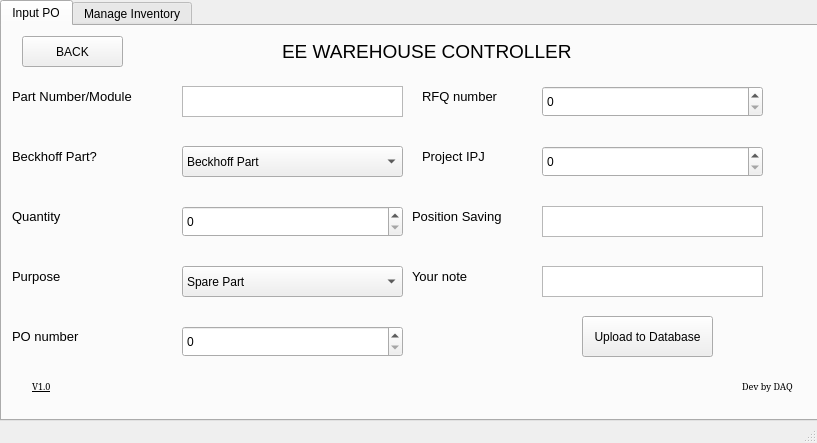
<?xml version="1.0" encoding="UTF-8"?>
<ui version="4.0">
 <class>DLSupporter_Input</class>
 <widget class="QMainWindow" name="DLSupporter_Input">
  <property name="geometry">
   <rect>
    <x>0</x>
    <y>0</y>
    <width>817</width>
    <height>443</height>
   </rect>
  </property>
  <property name="windowTitle">
   <string>DLSupporter_Input</string>
  </property>
  <widget class="QWidget" name="centralwidget">
   <widget class="QTabWidget" name="tabWidget">
    <property name="geometry">
     <rect>
      <x>0</x>
      <y>0</y>
      <width>821</width>
      <height>421</height>
     </rect>
    </property>
    <property name="currentIndex">
     <number>0</number>
    </property>
    <widget class="QWidget" name="InputPO">
     <attribute name="title">
      <string>Input PO</string>
     </attribute>
     <widget class="QLabel" name="Quantity_BH">
      <property name="geometry">
       <rect>
        <x>10</x>
        <y>170</y>
        <width>81</width>
        <height>41</height>
       </rect>
      </property>
      <property name="font">
       <font>
        <pointsize>10</pointsize>
       </font>
      </property>
      <property name="text">
       <string>Quantity</string>
      </property>
     </widget>
     <widget class="QLabel" name="Position_BH">
      <property name="geometry">
       <rect>
        <x>410</x>
        <y>170</y>
        <width>121</width>
        <height>41</height>
       </rect>
      </property>
      <property name="font">
       <font>
        <pointsize>10</pointsize>
       </font>
      </property>
      <property name="text">
       <string>Position Saving</string>
      </property>
     </widget>
     <widget class="QSpinBox" name="PO_Note">
      <property name="geometry">
       <rect>
        <x>180</x>
        <y>300</y>
        <width>221</width>
        <height>31</height>
       </rect>
      </property>
      <property name="maximum">
       <number>999999999</number>
      </property>
     </widget>
     <widget class="QSpinBox" name="IPJ_Note">
      <property name="geometry">
       <rect>
        <x>540</x>
        <y>120</y>
        <width>221</width>
        <height>31</height>
       </rect>
      </property>
      <property name="maximum">
       <number>999999999</number>
      </property>
     </widget>
     <widget class="QPushButton" name="Enter_page2_upload">
      <property name="geometry">
       <rect>
        <x>580</x>
        <y>290</y>
        <width>131</width>
        <height>41</height>
       </rect>
      </property>
      <property name="text">
       <string>Upload to Database</string>
      </property>
     </widget>
     <widget class="QTextEdit" name="Module_TextEdit">
      <property name="geometry">
       <rect>
        <x>180</x>
        <y>60</y>
        <width>221</width>
        <height>31</height>
       </rect>
      </property>
     </widget>
     <widget class="QLabel" name="PO_BH">
      <property name="geometry">
       <rect>
        <x>10</x>
        <y>290</y>
        <width>111</width>
        <height>41</height>
       </rect>
      </property>
      <property name="font">
       <font>
        <pointsize>10</pointsize>
       </font>
      </property>
      <property name="text">
       <string>PO number</string>
      </property>
     </widget>
     <widget class="QLabel" name="RFQ_BH">
      <property name="geometry">
       <rect>
        <x>420</x>
        <y>50</y>
        <width>101</width>
        <height>41</height>
       </rect>
      </property>
      <property name="font">
       <font>
        <pointsize>10</pointsize>
       </font>
      </property>
      <property name="text">
       <string>RFQ number</string>
      </property>
     </widget>
     <widget class="QLabel" name="IPJ_BH">
      <property name="enabled">
       <bool>true</bool>
      </property>
      <property name="geometry">
       <rect>
        <x>420</x>
        <y>110</y>
        <width>91</width>
        <height>41</height>
       </rect>
      </property>
      <property name="font">
       <font>
        <pointsize>10</pointsize>
       </font>
      </property>
      <property name="text">
       <string>Project IPJ</string>
      </property>
     </widget>
     <widget class="QLabel" name="Purpose_BH">
      <property name="geometry">
       <rect>
        <x>10</x>
        <y>230</y>
        <width>81</width>
        <height>41</height>
       </rect>
      </property>
      <property name="font">
       <font>
        <pointsize>10</pointsize>
       </font>
      </property>
      <property name="text">
       <string>Purpose</string>
      </property>
     </widget>
     <widget class="QSpinBox" name="RFQ_Note">
      <property name="geometry">
       <rect>
        <x>540</x>
        <y>60</y>
        <width>221</width>
        <height>31</height>
       </rect>
      </property>
      <property name="maximum">
       <number>999999999</number>
      </property>
     </widget>
     <widget class="QLabel" name="Yournote_text">
      <property name="geometry">
       <rect>
        <x>410</x>
        <y>230</y>
        <width>91</width>
        <height>41</height>
       </rect>
      </property>
      <property name="font">
       <font>
        <pointsize>10</pointsize>
       </font>
      </property>
      <property name="text">
       <string>Your note</string>
      </property>
     </widget>
     <widget class="QTextEdit" name="Position_TextEdit">
      <property name="geometry">
       <rect>
        <x>540</x>
        <y>180</y>
        <width>221</width>
        <height>31</height>
       </rect>
      </property>
     </widget>
     <widget class="QLabel" name="label">
      <property name="geometry">
       <rect>
        <x>280</x>
        <y>10</y>
        <width>321</width>
        <height>31</height>
       </rect>
      </property>
      <property name="font">
       <font>
        <pointsize>14</pointsize>
       </font>
      </property>
      <property name="text">
       <string>EE WAREHOUSE CONTROLLER</string>
      </property>
     </widget>
     <widget class="QTextEdit" name="DL_Supporter_Note">
      <property name="geometry">
       <rect>
        <x>540</x>
        <y>240</y>
        <width>221</width>
        <height>31</height>
       </rect>
      </property>
     </widget>
     <widget class="QSpinBox" name="Quantity_input">
      <property name="geometry">
       <rect>
        <x>180</x>
        <y>180</y>
        <width>221</width>
        <height>31</height>
       </rect>
      </property>
     </widget>
     <widget class="QComboBox" name="Purpose_ComboBox">
      <property name="geometry">
       <rect>
        <x>180</x>
        <y>240</y>
        <width>221</width>
        <height>31</height>
       </rect>
      </property>
      <property name="editable">
       <bool>false</bool>
      </property>
      <item>
       <property name="text">
        <string>Spare Part</string>
       </property>
      </item>
      <item>
       <property name="text">
        <string>Project</string>
       </property>
      </item>
     </widget>
     <widget class="QLabel" name="Module_BH">
      <property name="geometry">
       <rect>
        <x>10</x>
        <y>50</y>
        <width>161</width>
        <height>41</height>
       </rect>
      </property>
      <property name="font">
       <font>
        <pointsize>10</pointsize>
       </font>
      </property>
      <property name="text">
       <string>Part Number/Module</string>
      </property>
     </widget>
     <widget class="QLabel" name="CheckBeckhoff_BH">
      <property name="geometry">
       <rect>
        <x>10</x>
        <y>110</y>
        <width>141</width>
        <height>41</height>
       </rect>
      </property>
      <property name="font">
       <font>
        <pointsize>10</pointsize>
       </font>
      </property>
      <property name="text">
       <string>Beckhoff Part?</string>
      </property>
     </widget>
     <widget class="QComboBox" name="CheckBeckhoff_ComboBox">
      <property name="geometry">
       <rect>
        <x>180</x>
        <y>120</y>
        <width>221</width>
        <height>31</height>
       </rect>
      </property>
      <property name="editable">
       <bool>false</bool>
      </property>
      <item>
       <property name="text">
        <string>Beckhoff Part</string>
       </property>
      </item>
      <item>
       <property name="text">
        <string>Other</string>
       </property>
      </item>
     </widget>
     <widget class="QPushButton" name="Back_button_2">
      <property name="geometry">
       <rect>
        <x>20</x>
        <y>10</y>
        <width>101</width>
        <height>31</height>
       </rect>
      </property>
      <property name="text">
       <string>BACK</string>
      </property>
     </widget>
     <widget class="QLabel" name="label_9">
      <property name="geometry">
       <rect>
        <x>30</x>
        <y>340</y>
        <width>47</width>
        <height>41</height>
       </rect>
      </property>
      <property name="font">
       <font>
        <family>SimSun</family>
        <pointsize>7</pointsize>
        <underline>true</underline>
       </font>
      </property>
      <property name="text">
       <string>V1.0</string>
      </property>
     </widget>
     <widget class="QLabel" name="label_10">
      <property name="geometry">
       <rect>
        <x>740</x>
        <y>350</y>
        <width>81</width>
        <height>20</height>
       </rect>
      </property>
      <property name="font">
       <font>
        <family>SimSun</family>
        <pointsize>7</pointsize>
       </font>
      </property>
      <property name="text">
       <string>Dev by DAQ</string>
      </property>
     </widget>
    </widget>
    <widget class="QWidget" name="ManageInventory">
     <attribute name="title">
      <string>Manage Inventory</string>
     </attribute>
     <widget class="QLabel" name="label_2">
      <property name="geometry">
       <rect>
        <x>270</x>
        <y>10</y>
        <width>361</width>
        <height>31</height>
       </rect>
      </property>
      <property name="font">
       <font>
        <pointsize>14</pointsize>
       </font>
      </property>
      <property name="text">
       <string>EE WAREHOUSE CONTROLLER</string>
      </property>
     </widget>
     <widget class="QPushButton" name="Enter_All_Spare">
      <property name="geometry">
       <rect>
        <x>260</x>
        <y>60</y>
        <width>281</width>
        <height>51</height>
       </rect>
      </property>
      <property name="text">
       <string>Export All Spare in Warehouse</string>
      </property>
     </widget>
     <widget class="QPushButton" name="Enter_Monthly_Inventory">
      <property name="geometry">
       <rect>
        <x>440</x>
        <y>160</y>
        <width>321</width>
        <height>41</height>
       </rect>
      </property>
      <property name="text">
       <string>Export All Parts pushed into Warehouse in this time</string>
      </property>
     </widget>
     <widget class="QSpinBox" name="Month_input">
      <property name="geometry">
       <rect>
        <x>100</x>
        <y>160</y>
        <width>91</width>
        <height>31</height>
       </rect>
      </property>
      <property name="maximum">
       <number>999999999</number>
      </property>
     </widget>
     <widget class="QSpinBox" name="Year_input">
      <property name="geometry">
       <rect>
        <x>270</x>
        <y>160</y>
        <width>91</width>
        <height>31</height>
       </rect>
      </property>
      <property name="maximum">
       <number>999999999</number>
      </property>
     </widget>
     <widget class="QLabel" name="label_3">
      <property name="geometry">
       <rect>
        <x>50</x>
        <y>160</y>
        <width>51</width>
        <height>31</height>
       </rect>
      </property>
      <property name="text">
       <string>Month</string>
      </property>
     </widget>
     <widget class="QLabel" name="label_4">
      <property name="geometry">
       <rect>
        <x>230</x>
        <y>160</y>
        <width>41</width>
        <height>31</height>
       </rect>
      </property>
      <property name="text">
       <string>Year</string>
      </property>
     </widget>
     <widget class="QLabel" name="label_11">
      <property name="geometry">
       <rect>
        <x>30</x>
        <y>340</y>
        <width>47</width>
        <height>41</height>
       </rect>
      </property>
      <property name="font">
       <font>
        <family>SimSun</family>
        <pointsize>7</pointsize>
        <underline>true</underline>
       </font>
      </property>
      <property name="text">
       <string>V1.0</string>
      </property>
     </widget>
     <widget class="QLabel" name="label_12">
      <property name="geometry">
       <rect>
        <x>740</x>
        <y>350</y>
        <width>81</width>
        <height>20</height>
       </rect>
      </property>
      <property name="font">
       <font>
        <family>SimSun</family>
        <pointsize>7</pointsize>
       </font>
      </property>
      <property name="text">
       <string>Dev by DAQ</string>
      </property>
     </widget>
    </widget>
   </widget>
  </widget>
  <widget class="QStatusBar" name="statusbar"/>
 </widget>
 <resources/>
 <connections/>
</ui>
